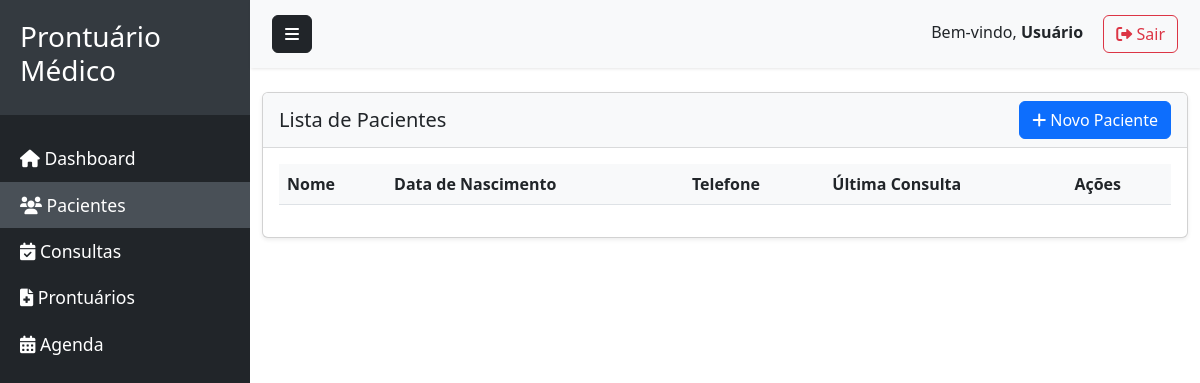
/pacientes/, run on an earlier commit of the app's database.
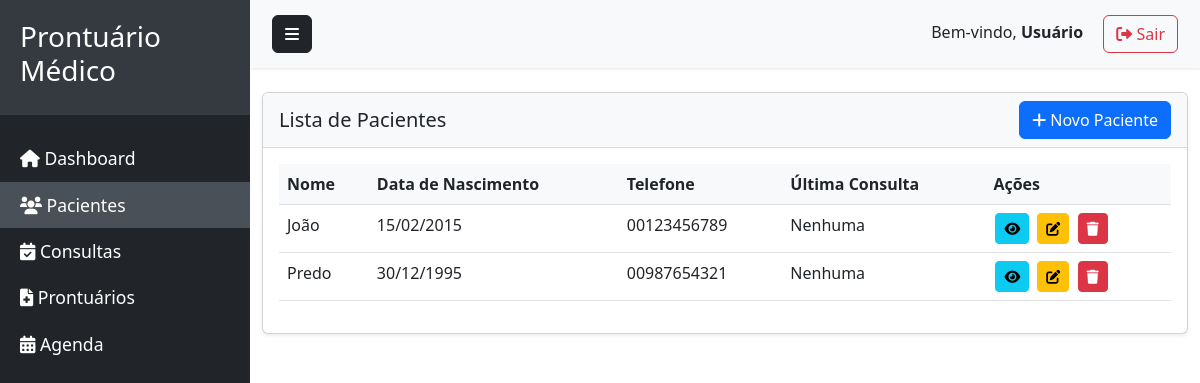
And on a later commit of the database.
### clinica/models.py (models this page shows, shortened)
class Paciente(models.Model):
    nome = models.CharField(max_length=100)
    data_nascimento = models.DateField()
    cpf = models.CharField(max_length=14, unique=True)
    telefone = models.CharField(max_length=20)
    endereco = models.TextField()

### prontuario/views.py (the view)
# urls.py: path('pacientes/', views.pacientes, name='pacientes'),
def pacientes(request):
    pacientes = Paciente.objects.annotate(
        ultima_consulta=Max('consulta__data')
    ).all()
    return render(request, 'pacientes.html', {'pacientes': pacientes})

### templates/pacientes.html (shortened to what this page needs)
{% extends 'base.html' %}
{% block content %}
<div class="row mt-4">
    <div class="col-12">
        <div class="card">
            <div class="card-header d-flex justify-content-between align-items-center">
                <h5 class="mb-0">Lista de Pacientes</h5>
                <a href="{% url 'cadastrar_paciente' %}" class="btn btn-primary">
                    <i class="fas fa-plus"></i> Novo Paciente
                </a>
            </div>
            <div class="card-body">
                <div class="table-responsive">
                    <table class="table table-hover">
                        <thead>
                            <tr>
                                <th>Nome</th>
                                <th>Data de Nascimento</th>
                                <th>Telefone</th>
                                <th>Última Consulta</th>
                                <th>Ações</th>
                            </tr>
                        </thead>
                        <tbody>
                            {% for paciente in pacientes %}
                            <tr>
                                <td>{{ paciente.nome }}</td>
                                <td>{{ paciente.data_nascimento|date:"d/m/Y" }}</td>
                                <td>{{ paciente.telefone }}</td>
                                <td>{% if paciente.ultima_consulta %}{{ paciente.ultima_consulta|date:"d/m/Y" }}{% else %}Nenhuma{% endif %}</td>
                                <td>
                                    <button class="btn btn-sm btn-info">
                                        <i class="fas fa-eye"></i>
                                    </button>
                                    <button class="btn btn-sm btn-warning">
                                        <i class="fas fa-edit"></i>
                                    </button>
                                    <button class="btn btn-sm btn-danger">
                                        <i class="fas fa-trash"></i>
                                    </button>
                                </td>
                            </tr>
                            {% endfor %}
                        </tbody>
                    </table>
                </div>
            </div>
        </div>
    </div>
</div>
{% endblock %}

### templates/base.html (shortened to what this page needs)
<!DOCTYPE html>
<html lang="pt-BR">
<head>
    <link href="https://cdn.jsdelivr.net/npm/bootstrap@5.3.0/dist/css/bootstrap.min.css" rel="stylesheet">
    <link href="https://cdnjs.cloudflare.com/ajax/libs/font-awesome/6.0.0/css/all.min.css" rel="stylesheet">
    {% load static %}
    <link href="{% static 'style.css' %}" rel="stylesheet">
</head>
<body>
    <div class="wrapper">
        <nav id="sidebar" class="bg-dark text-white">
            <div class="sidebar-header">
                <h3>Prontuário Médico</h3>
            </div>
            <ul class="list-unstyled components">
                <li {% if request.path == '/' %}class="active"{% endif %}>
                    <a href="{% url 'home' %}">
                        <i class="fas fa-home"></i> Dashboard
                    </a>
                </li>
                <li {% if 'pacientes' in request.path %}class="active"{% endif %}>
                    <a href="{% url 'pacientes' %}">
                        <i class="fas fa-users"></i> Pacientes
                    </a>
                </li>
                <li {% if 'consultas' in request.path %}class="active"{% endif %}>
                    <a href="{% url 'consultas' %}">
                        <i class="fas fa-calendar-check"></i> Consultas
                    </a>
                </li>
                <li {% if 'prontuarios' in request.path %}class="active"{% endif %}>
                    <a href="{% url 'prontuarios' %}">
                        <i class="fas fa-file-medical"></i> Prontuários
                    </a>
                </li>
                <li {% if 'agenda' in request.path %}class="active"{% endif %}>
                    <a href="{% url 'agenda' %}">
                        <i class="fas fa-calendar-alt"></i> Agenda
                    </a>
                </li>
            </ul>
        </nav>
        <div id="content">
            <nav class="navbar navbar-expand-lg navbar-light bg-light">
                <div class="container-fluid">
                    <button type="button" id="sidebarCollapse" class="btn btn-dark">
                        <i class="fas fa-bars"></i>
                    </button>
                    <div class="ms-auto">
                        <span class="me-3">Bem-vindo, <strong>Usuário</strong></span>
                        <button class="btn btn-outline-danger">
                            <i class="fas fa-sign-out-alt"></i> Sair
                        </button>
                    </div>
                </div>
            </nav>
            <div class="container-fluid">
                {% block content %}
                {% endblock %}
            </div>
        </div>
    </div>
    {% load static %}
</body>
</html>

### static/style.css (style rules this page uses)
.wrapper { display: flex; width: 100%; align-items: stretch; }
#sidebar { min-width: 250px; max-width: 250px; min-height: 100vh; transition: all 0.3s; }
#sidebar .sidebar-header { padding: 20px; background: #343a40; }
#sidebar ul.components { padding: 20px 0; }
#sidebar ul li a { padding: 10px 20px; font-size: 1.1em; display: block; color: #fff; text-decoration: none; }
#sidebar ul li.active > a { background: #495057; }
#content { width: 100%; min-height: 100vh; transition: all 0.3s; }
.navbar { padding: 15px 10px; background: #fff; border: none; border-radius: 0; margin-bottom: 20px; box-shadow: 1px 1px 3px rgba(0, 0, 0, 0.1); }
.card { margin-bottom: 20px; box-shadow: 0 0.125rem 0.25rem rgba(0, 0, 0, 0.075); }
.card-header { background-color: #f8f9fa; border-bottom: 1px solid rgba(0, 0, 0, 0.125); }
.table th { background-color: #f8f9fa; }
.btn-sm { margin: 0 2px; }

What changed in the data, as far as the page shows it:
added Paciente: nome "João", data_nascimento "15/02/2015", telefone "00123456789", shows "Nenhuma"
added Paciente: nome "Predo", data_nascimento "30/12/1995", telefone "00987654321", shows "Nenhuma"
